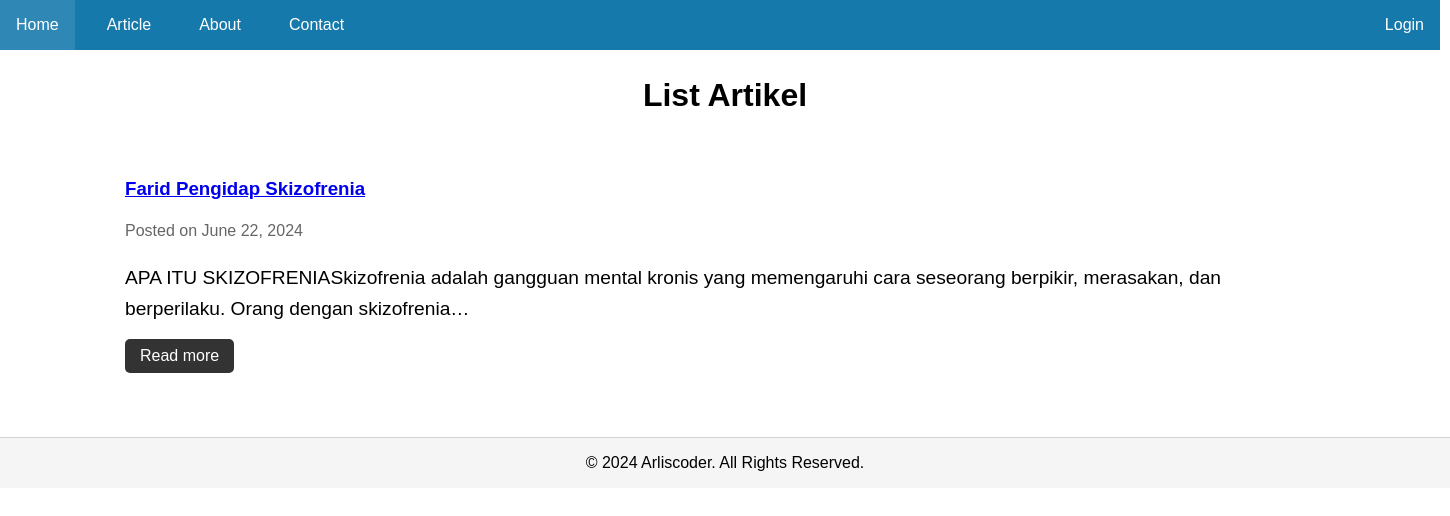
Page /index.php/article on the committed database.
### tables this page shows
CREATE TABLE `article` (
  `id` varchar(32) NOT NULL,
  `title` varchar(128) DEFAULT NULL,
  `slug` varchar(128) NOT NULL,
  `content` text DEFAULT NULL,
  `draft` enum('true','false') NOT NULL DEFAULT 'true',
  `created_at` datetime NOT NULL DEFAULT current_timestamp()
);

### application/controllers/Article.php (called while the page is built, shortened)
<?php
class Article extends CI_Controller
{
  public function __construct()
  {
    $this->load->model('article_model');
  }
  public function index()
  {
    $data['articles'] = $this->article_model->get_published();
    if (count($data['articles']) > 0) {
      $this->load->view('articles/list_article.php', $data);
    } else {
      $this->load->view('articles/empty_article.php');
    }
  }
}

### index.php (called while the page is built, shortened)
<?php
require_once BASEPATH.'core/CodeIgniter.php';

### application/models/Article_model.php (called while the page is built, shortened)
<?php
class Article_model extends CI_Model
{
	private $_table = 'article';
	public function get_published($limit = null, $offset = null)
	{
		if (!$limit && $offset) {
			$query = $this->db
				->get_where($this->_table, ['draft' => 'FALSE']);
		} else {
			$query =  $this->db
				->get_where($this->_table, ['draft' => 'FALSE'], $limit, $offset);
		}
		return $query->result();
	}
}

### application/views/articles/list_article.php (the view)
<!DOCTYPE html>
<html lang="en">
<head>
    <?php $this->load->view('_partials/head.php'); ?>
    <link rel="stylesheet" href="/assets/css/list_article.css">
    <link rel="stylesheet" href="\assets\css\home.css">
</head>
<body>
    <?php $this->load->view('_partials/navbar.php'); ?>
    <header>
        <div class="container">
            <h2>List Artikel</h2>
        </div>
    </header>
    <section class="articles">
        <div class="container">
            <?php foreach ($articles as $article) : ?>
            <article class="article">
                <h3>
                    <a href="<?= site_url('article/'.$article->slug) ?>">
                        <?= $article->title ? html_escape($article->title) : "No Title" ?>
                    </a>
                </h3>
                <p class="meta">Posted on <?= date('F j, Y', strtotime($article->created_at)) ?></p>
                <p><?= character_limiter(strip_tags($article->content), 150) ?></p>
                <a href="<?= site_url('article/'.$article->slug) ?>" class="read-more">Read more</a>
            </article>
            <?php endforeach ?>
        </div>
    </section>
    <?php $this->load->view('_partials/footer.php'); ?>
</body>
</html>

### application/views/_partials/head.php (shortened to what this page needs)
<link rel="stylesheet" href="<?= base_url('assets/css/main.css') ?>" />

### application/views/_partials/navbar.php
<nav class="navbar">
    <a href="<?= site_url() ?>">Home</a>
    <a href="<?= site_url('article') ?>">Article</a>
    <a href="<?= site_url('page/about') ?>">About</a>
    <a href="<?= site_url('page/contact') ?>">Contact</a>
    <a href="<?= site_url('auth/login') ?>" style="margin-left:auto">Login</a>
</nav>

### application/views/_partials/footer.php
<footer class="footer">
    &copy; <?= Date('Y') ?> Arliscoder. All Rights Reserved.
</footer>

### assets/css/main.css (style rules this page uses)
body, html { margin: 0; padding: 0; font-family: 'Arial', sans-serif; box-sizing: border-box; }
.navbar { width: 1440px; display: flex; gap: 1em; background-color: #1679AB; }
.navbar a { font-family: sans-serif; font-weight: 500; color: white; text-decoration: none; padding: 1rem; }
.footer { font-family: sans-serif; background-color: whitesmoke; padding: 1em; text-align: center; border-top: 1px solid lightgray; }
.article { max-width: 1200px; margin: 4em auto; padding: 0 2em; }

### assets/css/list_article.css (style rules this page uses)
body { font-family: Arial, sans-serif; background-color: #fff; }
h2 { font-size: 2rem; text-align: center; margin-bottom: 10px; }
.articles { background-color: #fff; }
.article .meta { font-size: 1rem; color: #666; margin-bottom: 10px; }
.article p { font-size: 1.2rem; line-height: 1.6; margin-bottom: 15px; }
.article .read-more { display: inline-block; background-color: #333; color: #fff; padding: 8px 15px; border-radius: 5px; text-decoration: none; transition: background-color 0.3s; }

### assets/css/home.css (style rules this page uses)
body, html { margin: 0; padding: 0; font-family: "Arial", sans-serif; box-sizing: border-box; }

### rows in the picture
article: title "Farid Pengidap Skizofrenia", created_at "June 22, 2024", content "APA ITU SKIZOFRENIASkizofrenia adalah gangguan mental kronis yang memengaruhi cara seseorang berpikir, merasakan, dan berperilaku. Orang dengan skizofrenia…"

### other values in the picture
Date('Y') "2024"
